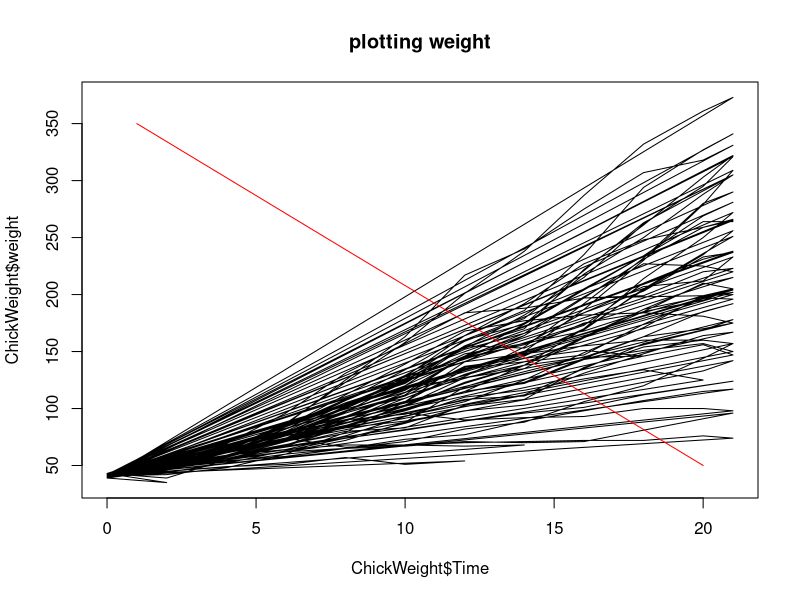

This figure's R source:
# Description: Example file for plot

# main idea: a quick overview of plotting in R

data("ChickWeight")

# adding another line to a plot
plot(ChickWeight$Time,ChickWeight$weight,
     type = "l",
     main = "plotting weight")
lines(c(1,20),c(350,50),
      col="red") # lines(c(x1-value,x2-value),c(y1-value,y2-value))

